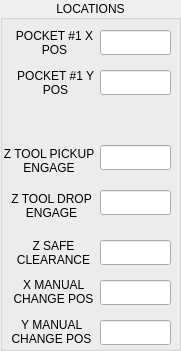
        <widget class="QGroupBox" name="gbLocations">
         <property name="geometry">
          <rect>
           <x>20</x>
           <y>140</y>
           <width>181</width>
           <height>351</height>
          </rect>
         </property>
         <property name="title">
          <string>LOCATIONS</string>
         </property>
         <property name="alignment">
          <set>Qt::AlignCenter</set>
         </property>
         <widget class="QLineEdit" name="leLocPocketOneX">
          <property name="geometry">
           <rect>
            <x>100</x>
            <y>30</y>
            <width>71</width>
            <height>25</height>
           </rect>
          </property>
          <property name="alignment">
           <set>Qt::AlignCenter</set>
          </property>
         </widget>
         <widget class="QLabel" name="lblPocketOneXPos">
          <property name="geometry">
           <rect>
            <x>14</x>
            <y>28</y>
            <width>81</width>
            <height>30</height>
           </rect>
          </property>
          <property name="inputMethodHints">
           <set>Qt::ImhDigitsOnly</set>
          </property>
          <property name="text">
           <string>POCKET #1 X POS</string>
          </property>
          <property name="scaledContents">
           <bool>false</bool>
          </property>
          <property name="alignment">
           <set>Qt::AlignCenter</set>
          </property>
          <property name="wordWrap">
           <bool>true</bool>
          </property>
         </widget>
         <widget class="QLabel" name="lblPocketOneYPos">
          <property name="geometry">
           <rect>
            <x>15</x>
            <y>68</y>
            <width>81</width>
            <height>30</height>
           </rect>
          </property>
          <property name="inputMethodHints">
           <set>Qt::ImhDigitsOnly</set>
          </property>
          <property name="text">
           <string>POCKET #1 Y POS</string>
          </property>
          <property name="scaledContents">
           <bool>false</bool>
          </property>
          <property name="alignment">
           <set>Qt::AlignCenter</set>
          </property>
          <property name="wordWrap">
           <bool>true</bool>
          </property>
         </widget>
         <widget class="QLineEdit" name="leLocPocketOneY">
          <property name="geometry">
           <rect>
            <x>100</x>
            <y>70</y>
            <width>71</width>
            <height>25</height>
           </rect>
          </property>
          <property name="alignment">
           <set>Qt::AlignCenter</set>
          </property>
         </widget>
         <widget class="QLineEdit" name="leLocZEngage">
          <property name="geometry">
           <rect>
            <x>100</x>
            <y>145</y>
            <width>71</width>
            <height>25</height>
           </rect>
          </property>
          <property name="alignment">
           <set>Qt::AlignCenter</set>
          </property>
         </widget>
         <widget class="QLabel" name="lblLocZEngage">
          <property name="geometry">
           <rect>
            <x>-6</x>
            <y>146</y>
            <width>110</width>
            <height>30</height>
           </rect>
          </property>
          <property name="inputMethodHints">
           <set>Qt::ImhDigitsOnly</set>
          </property>
          <property name="text">
           <string>Z TOOL PICKUP ENGAGE</string>
          </property>
          <property name="scaledContents">
           <bool>false</bool>
          </property>
          <property name="alignment">
           <set>Qt::AlignCenter</set>
          </property>
          <property name="wordWrap">
           <bool>true</bool>
          </property>
         </widget>
         <widget class="QLabel" name="lblLocZSafeClearance">
          <property name="geometry">
           <rect>
            <x>8</x>
            <y>238</y>
            <width>91</width>
            <height>30</height>
           </rect>
          </property>
          <property name="inputMethodHints">
           <set>Qt::ImhDigitsOnly</set>
          </property>
          <property name="text">
           <string>Z SAFE CLEARANCE</string>
          </property>
          <property name="scaledContents">
           <bool>false</bool>
          </property>
          <property name="alignment">
           <set>Qt::AlignCenter</set>
          </property>
          <property name="wordWrap">
           <bool>true</bool>
          </property>
         </widget>
         <widget class="QLineEdit" name="leZSafeClearance">
          <property name="geometry">
           <rect>
            <x>100</x>
            <y>240</y>
            <width>71</width>
            <height>25</height>
           </rect>
          </property>
          <property name="alignment">
           <set>Qt::AlignCenter</set>
          </property>
         </widget>
         <widget class="QLabel" name="lblLocXManualChangePos">
          <property name="geometry">
           <rect>
            <x>8</x>
            <y>277</y>
            <width>91</width>
            <height>30</height>
           </rect>
          </property>
          <property name="inputMethodHints">
           <set>Qt::ImhDigitsOnly</set>
          </property>
          <property name="text">
           <string>X MANUAL CHANGE POS</string>
          </property>
          <property name="scaledContents">
           <bool>false</bool>
          </property>
          <property name="alignment">
           <set>Qt::AlignCenter</set>
          </property>
          <property name="wordWrap">
           <bool>true</bool>
          </property>
         </widget>
         <widget class="QLabel" name="lblLocYManualChangePos">
          <property name="geometry">
           <rect>
            <x>6</x>
            <y>317</y>
            <width>91</width>
            <height>30</height>
           </rect>
          </property>
          <property name="inputMethodHints">
           <set>Qt::ImhDigitsOnly</set>
          </property>
          <property name="text">
           <string>Y MANUAL CHANGE POS</string>
          </property>
          <property name="scaledContents">
           <bool>false</bool>
          </property>
          <property name="alignment">
           <set>Qt::AlignCenter</set>
          </property>
          <property name="wordWrap">
           <bool>true</bool>
          </property>
         </widget>
         <widget class="QLineEdit" name="leXManualChangePos">
          <property name="geometry">
           <rect>
            <x>100</x>
            <y>280</y>
            <width>71</width>
            <height>25</height>
           </rect>
          </property>
          <property name="alignment">
           <set>Qt::AlignCenter</set>
          </property>
         </widget>
         <widget class="QLineEdit" name="leYManualChangePos">
          <property name="geometry">
           <rect>
            <x>100</x>
            <y>320</y>
            <width>71</width>
            <height>25</height>
           </rect>
          </property>
          <property name="alignment">
           <set>Qt::AlignCenter</set>
          </property>
         </widget>
         <widget class="QLabel" name="lblLocZEngageDrop">
          <property name="geometry">
           <rect>
            <x>6</x>
            <y>191</y>
            <width>91</width>
            <height>30</height>
           </rect>
          </property>
          <property name="inputMethodHints">
           <set>Qt::ImhDigitsOnly</set>
          </property>
          <property name="text">
           <string>Z TOOL DROP ENGAGE</string>
          </property>
          <property name="scaledContents">
           <bool>false</bool>
          </property>
          <property name="alignment">
           <set>Qt::AlignCenter</set>
          </property>
          <property name="wordWrap">
           <bool>true</bool>
          </property>
         </widget>
         <widget class="QLineEdit" name="leLocZEngageDrop">
          <property name="geometry">
           <rect>
            <x>100</x>
            <y>190</y>
            <width>71</width>
            <height>25</height>
           </rect>
          </property>
          <property name="alignment">
           <set>Qt::AlignCenter</set>
          </property>
         </widget>
        </widget>
